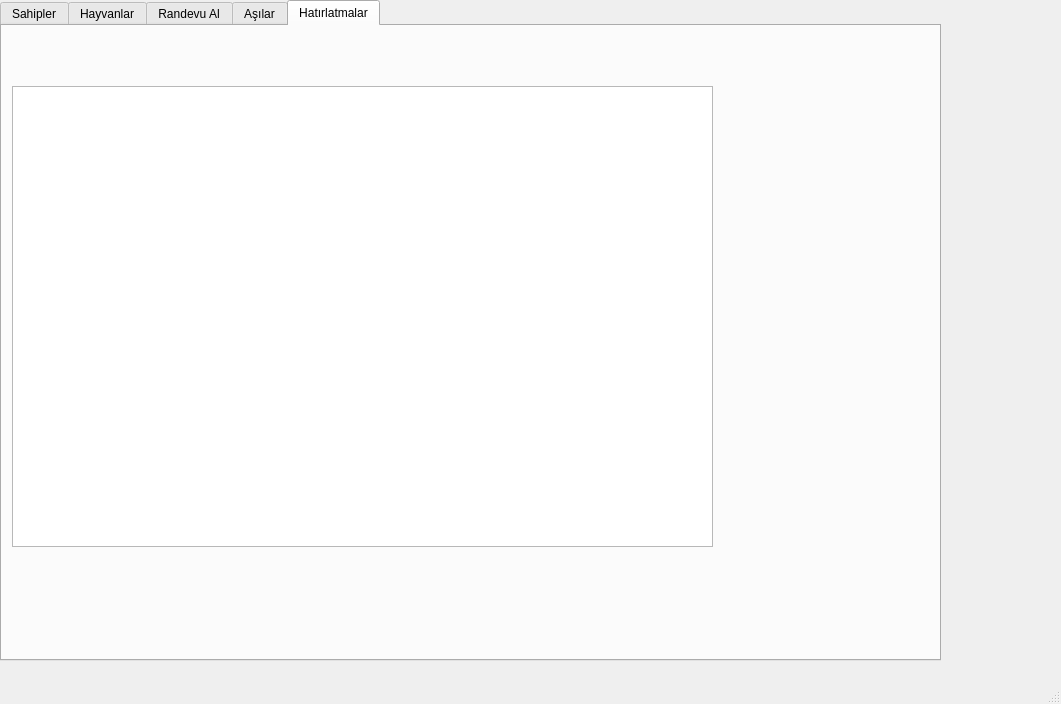
<?xml version="1.0" encoding="UTF-8"?>
<ui version="4.0">
 <class>MainWindow</class>
 <widget class="QMainWindow" name="MainWindow">
  <property name="geometry">
   <rect>
    <x>0</x>
    <y>0</y>
    <width>1061</width>
    <height>704</height>
   </rect>
  </property>
  <property name="windowTitle">
   <string>MainWindow</string>
  </property>
  <widget class="QWidget" name="centralwidget">
   <widget class="QTabWidget" name="tabWidget">
    <property name="geometry">
     <rect>
      <x>0</x>
      <y>0</y>
      <width>941</width>
      <height>661</height>
     </rect>
    </property>
    <property name="currentIndex">
     <number>4</number>
    </property>
    <widget class="QWidget" name="tab">
     <attribute name="title">
      <string>Sahipler</string>
     </attribute>
     <widget class="QLineEdit" name="lineEditEmail">
      <property name="geometry">
       <rect>
        <x>50</x>
        <y>90</y>
        <width>401</width>
        <height>21</height>
       </rect>
      </property>
     </widget>
     <widget class="QListWidget" name="listWidgetSahipler">
      <property name="geometry">
       <rect>
        <x>10</x>
        <y>140</y>
        <width>761</width>
        <height>431</height>
       </rect>
      </property>
     </widget>
     <widget class="QPushButton" name="btnSahipEkle">
      <property name="geometry">
       <rect>
        <x>20</x>
        <y>110</y>
        <width>100</width>
        <height>32</height>
       </rect>
      </property>
      <property name="text">
       <string>Sahip Ekle</string>
      </property>
     </widget>
     <widget class="QLabel" name="label">
      <property name="geometry">
       <rect>
        <x>10</x>
        <y>30</y>
        <width>58</width>
        <height>21</height>
       </rect>
      </property>
      <property name="text">
       <string>Ad:</string>
      </property>
     </widget>
     <widget class="QLabel" name="label_2">
      <property name="geometry">
       <rect>
        <x>10</x>
        <y>60</y>
        <width>58</width>
        <height>16</height>
       </rect>
      </property>
      <property name="text">
       <string>Telefon:</string>
      </property>
     </widget>
     <widget class="QLineEdit" name="lineEditAd">
      <property name="geometry">
       <rect>
        <x>40</x>
        <y>30</y>
        <width>411</width>
        <height>21</height>
       </rect>
      </property>
     </widget>
     <widget class="QLabel" name="label_3">
      <property name="geometry">
       <rect>
        <x>10</x>
        <y>90</y>
        <width>58</width>
        <height>16</height>
       </rect>
      </property>
      <property name="text">
       <string>Email:</string>
      </property>
     </widget>
     <widget class="QLineEdit" name="lineEditTelefon">
      <property name="geometry">
       <rect>
        <x>60</x>
        <y>60</y>
        <width>391</width>
        <height>21</height>
       </rect>
      </property>
     </widget>
    </widget>
    <widget class="QWidget" name="tab_2">
     <attribute name="title">
      <string>Hayvanlar</string>
     </attribute>
     <widget class="QListWidget" name="listWidgetHayvanlar">
      <property name="geometry">
       <rect>
        <x>20</x>
        <y>220</y>
        <width>731</width>
        <height>341</height>
       </rect>
      </property>
     </widget>
     <widget class="QLineEdit" name="lineEditHayvanAdi">
      <property name="geometry">
       <rect>
        <x>100</x>
        <y>60</y>
        <width>331</width>
        <height>21</height>
       </rect>
      </property>
     </widget>
     <widget class="QLabel" name="label_5">
      <property name="geometry">
       <rect>
        <x>20</x>
        <y>60</y>
        <width>131</width>
        <height>16</height>
       </rect>
      </property>
      <property name="text">
       <string>Hayvan Adı:</string>
      </property>
     </widget>
     <widget class="QPushButton" name="btnHayvanEkle">
      <property name="geometry">
       <rect>
        <x>20</x>
        <y>180</y>
        <width>121</width>
        <height>32</height>
       </rect>
      </property>
      <property name="text">
       <string>Hayvan Ekle</string>
      </property>
     </widget>
     <widget class="QLineEdit" name="lineEditTur">
      <property name="geometry">
       <rect>
        <x>50</x>
        <y>90</y>
        <width>331</width>
        <height>21</height>
       </rect>
      </property>
     </widget>
     <widget class="QLabel" name="label_8">
      <property name="geometry">
       <rect>
        <x>20</x>
        <y>150</y>
        <width>91</width>
        <height>16</height>
       </rect>
      </property>
      <property name="text">
       <string>Doğum Tarihi:</string>
      </property>
     </widget>
     <widget class="QLabel" name="label_6">
      <property name="geometry">
       <rect>
        <x>20</x>
        <y>90</y>
        <width>58</width>
        <height>16</height>
       </rect>
      </property>
      <property name="text">
       <string>Tür:</string>
      </property>
     </widget>
     <widget class="QLabel" name="label_7">
      <property name="geometry">
       <rect>
        <x>20</x>
        <y>120</y>
        <width>58</width>
        <height>16</height>
       </rect>
      </property>
      <property name="text">
       <string>Irk:</string>
      </property>
     </widget>
     <widget class="QComboBox" name="comboBoxSahip">
      <property name="geometry">
       <rect>
        <x>10</x>
        <y>20</y>
        <width>421</width>
        <height>32</height>
       </rect>
      </property>
     </widget>
     <widget class="QLabel" name="label_4">
      <property name="geometry">
       <rect>
        <x>20</x>
        <y>0</y>
        <width>58</width>
        <height>16</height>
       </rect>
      </property>
      <property name="text">
       <string>Sahip:</string>
      </property>
     </widget>
     <widget class="QLineEdit" name="lineEditIrk">
      <property name="geometry">
       <rect>
        <x>50</x>
        <y>120</y>
        <width>331</width>
        <height>21</height>
       </rect>
      </property>
     </widget>
     <widget class="QDateEdit" name="dateEditDogum">
      <property name="geometry">
       <rect>
        <x>110</x>
        <y>150</y>
        <width>121</width>
        <height>22</height>
       </rect>
      </property>
     </widget>
    </widget>
    <widget class="QWidget" name="tab3">
     <attribute name="title">
      <string>Randevu Al</string>
     </attribute>
     <widget class="QLabel" name="label_9">
      <property name="geometry">
       <rect>
        <x>10</x>
        <y>50</y>
        <width>111</width>
        <height>16</height>
       </rect>
      </property>
      <property name="text">
       <string>Hayvan Adı:</string>
      </property>
     </widget>
     <widget class="QComboBox" name="comboBoxHayvan">
      <property name="geometry">
       <rect>
        <x>100</x>
        <y>40</y>
        <width>211</width>
        <height>32</height>
       </rect>
      </property>
     </widget>
     <widget class="QLabel" name="label_10">
      <property name="geometry">
       <rect>
        <x>10</x>
        <y>80</y>
        <width>111</width>
        <height>16</height>
       </rect>
      </property>
      <property name="text">
       <string>Randevu Tarihi: </string>
      </property>
     </widget>
     <widget class="QDateTimeEdit" name="dateTimeEditRandevu">
      <property name="geometry">
       <rect>
        <x>120</x>
        <y>80</y>
        <width>194</width>
        <height>22</height>
       </rect>
      </property>
     </widget>
     <widget class="QPushButton" name="btnRandevuEkle">
      <property name="geometry">
       <rect>
        <x>10</x>
        <y>110</y>
        <width>100</width>
        <height>32</height>
       </rect>
      </property>
      <property name="text">
       <string>Randevu Al</string>
      </property>
     </widget>
     <widget class="QListWidget" name="listWidgetRandevu">
      <property name="geometry">
       <rect>
        <x>10</x>
        <y>150</y>
        <width>581</width>
        <height>361</height>
       </rect>
      </property>
     </widget>
    </widget>
    <widget class="QWidget" name="tab_3">
     <attribute name="title">
      <string>Aşılar</string>
     </attribute>
     <widget class="QLabel" name="label_11">
      <property name="geometry">
       <rect>
        <x>10</x>
        <y>40</y>
        <width>58</width>
        <height>16</height>
       </rect>
      </property>
      <property name="text">
       <string>Hayvan:</string>
      </property>
     </widget>
     <widget class="QComboBox" name="comboBoxAsiHayvan">
      <property name="geometry">
       <rect>
        <x>60</x>
        <y>30</y>
        <width>103</width>
        <height>32</height>
       </rect>
      </property>
     </widget>
     <widget class="QLabel" name="label_12">
      <property name="geometry">
       <rect>
        <x>10</x>
        <y>70</y>
        <width>58</width>
        <height>16</height>
       </rect>
      </property>
      <property name="text">
       <string>Aşı Adı:</string>
      </property>
     </widget>
     <widget class="QLineEdit" name="lineEditAsiAdi">
      <property name="geometry">
       <rect>
        <x>60</x>
        <y>70</y>
        <width>221</width>
        <height>21</height>
       </rect>
      </property>
     </widget>
     <widget class="QLabel" name="label_13">
      <property name="geometry">
       <rect>
        <x>10</x>
        <y>100</y>
        <width>111</width>
        <height>16</height>
       </rect>
      </property>
      <property name="text">
       <string>Yapılış Tarihi:</string>
      </property>
     </widget>
     <widget class="QDateEdit" name="dateEditYapilis">
      <property name="geometry">
       <rect>
        <x>100</x>
        <y>100</y>
        <width>110</width>
        <height>22</height>
       </rect>
      </property>
     </widget>
     <widget class="QLabel" name="label_14">
      <property name="geometry">
       <rect>
        <x>10</x>
        <y>130</y>
        <width>111</width>
        <height>16</height>
       </rect>
      </property>
      <property name="text">
       <string>Sonraki Tarih:</string>
      </property>
     </widget>
     <widget class="QDateEdit" name="dateEditSonraki">
      <property name="geometry">
       <rect>
        <x>100</x>
        <y>130</y>
        <width>110</width>
        <height>22</height>
       </rect>
      </property>
     </widget>
     <widget class="QPushButton" name="btnAsiEkle">
      <property name="geometry">
       <rect>
        <x>10</x>
        <y>160</y>
        <width>100</width>
        <height>32</height>
       </rect>
      </property>
      <property name="text">
       <string>Aşı Ekle</string>
      </property>
     </widget>
     <widget class="QListWidget" name="listWidgetAsilar">
      <property name="geometry">
       <rect>
        <x>10</x>
        <y>200</y>
        <width>501</width>
        <height>371</height>
       </rect>
      </property>
     </widget>
    </widget>
    <widget class="QWidget" name="tab_4">
     <attribute name="title">
      <string>Hatırlatmalar</string>
     </attribute>
     <widget class="QListWidget" name="listWidgetHatirlatmalar">
      <property name="geometry">
       <rect>
        <x>10</x>
        <y>60</y>
        <width>701</width>
        <height>461</height>
       </rect>
      </property>
     </widget>
    </widget>
   </widget>
  </widget>
  <widget class="QMenuBar" name="menubar">
   <property name="geometry">
    <rect>
     <x>0</x>
     <y>0</y>
     <width>1061</width>
     <height>36</height>
    </rect>
   </property>
  </widget>
  <widget class="QStatusBar" name="statusbar"/>
 </widget>
 <resources/>
 <connections/>
</ui>
